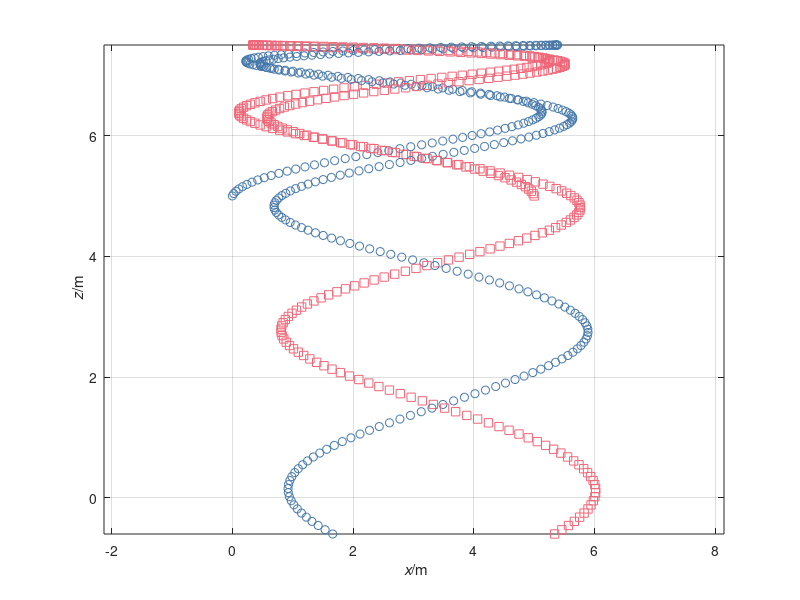

This chart was generated by the following MATLAB code:
%%% Numerical simulation of object motion with gravity
%% Coordinates (t, x, z)

%% Constants
ma = 0.06;  % kg: mass-energy tennis ball a
mb = 0.06;  % kg: mass-energy tennis ball b
g = 9.8;    % N/kg: gravitational acceleration
k = 5;      % N/m: elastic constant

%% Initial conditions
t = 0;         % s: initial time
ra = [0, 5];   % m: initial position tennis ball a
va = [3, 7];   % m/s: initial velocity ball a
Pa = ma * va;  % N s: initial momentum ball a
rb = [5, 5];   % m: initial position ball b
vb = [-2, 7];  % m/s: initial velocity ball b
Pb = mb * vb;  % N s: initial momentum ball b

%% Boundary conditions
Ga = -ma * g * [0, 1];  % N: momentum supply ball a
Gb = -mb * g * [0, 1];  % N: momentum supply ball b

%% Time-iteration parameters
t1 = 2;       % s: final time
dt = 0.0001;  % s: time step

%% Plotting
dtplot = t1/360;  % time interval between plots
tplot = dtplot;   % time for next plot
clf
plot(ra(1), ra(2), 'o', 'color', '#4477AA')
hold on; plot(rb(1), rb(2), 's', 'color', '#EE6677')
xlabel('{\it x}/m'); ylabel('{\it z}/m')
axis('tight'); axis('equal'); grid on; hold on

%% Numerical time integration
while t < t1

  %% constitutive relations
  va = Pa / ma;
  vb = Pb / mb;
  Fa = - k * (ra - rb);  % Hooke's law
  Fb = -Fa;

  %% step forward in time with balance laws
  t = t + dt;
  Pa = Pa + (Fa + Ga) * dt;
  ra = ra + va * dt;
  Pb = Pb + (Fb + Gb) * dt;
  rb = rb + vb * dt;

  %% plot
  if t > tplot
    plot(ra(1), ra(2), 'o', 'color', '#4477AA')
    hold on; plot(rb(1), rb(2), 's', 'color', '#EE6677')
    xlabel('{\it x}/m'); ylabel('{\it z}/m')
    axis('tight'); axis('equal'); grid on; hold on
    pause(0)
    tplot = tplot + dtplot;
  end
end
